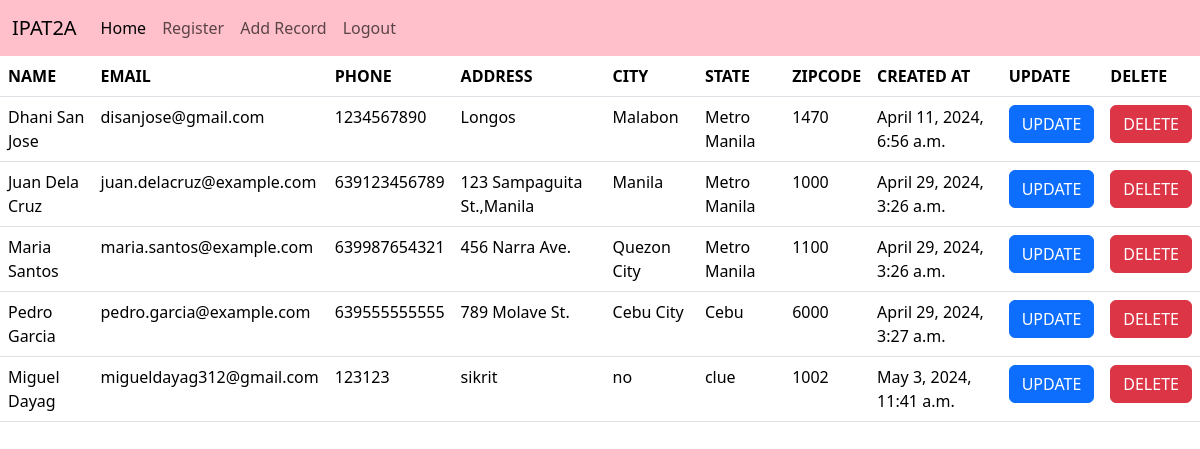
The app's page / (signed in) with its own data.
### dcrm/models.py (models this page shows, shortened)
class Record(models.Model):
    created_at = models.DateTimeField(auto_now_add=True)
    first_name = models.CharField(max_length=50)
    last_name =  models.CharField(max_length=50)
    email =  models.CharField(max_length=100)
    phone = models.CharField(max_length=15)
    address =  models.CharField(max_length=100)
    city =  models.CharField(max_length=50)
    state =  models.CharField(max_length=50)
    zipcode =  models.CharField(max_length=20)

### dcrm/views.py (the view, shortened to what this page needs)
# urls.py: path('', views.home, name='home'),
def home(request):
    records = Record.objects.all()
    return render(request, 'home.html', {'records':records})

### dcrm/templates/home.html (shortened to what this page needs)
{% extends 'base.html' %}
{% block content %}
{% if user.is_authenticated %}
<table class="table">
    <thead>
        <tr>
        <th>NAME</th>
        <th>EMAIL</th>
        <th>PHONE</th>
        <th>ADDRESS</th>
        <th>CITY</th>
        <th>STATE</th>
        <th>ZIPCODE</th>
        <th>CREATED AT</th>
        <th>UPDATE</th>
        <th>DELETE</th>
    </tr>
    </thead>
<tbody>
    {% if records %}
        {% for record in records %}
            <tr>
                <td>{{ record.first_name }} {{record.last_name}}</td>
                <td>{{ record.email }}</td>
                <td>{{ record.phone }}</td>
                <td>{{ record.address }}</td>
                <td>{{ record.city }}</td>
                <td>{{ record.state }}</td>
                <td>{{ record.zipcode }}</td>
                <td>{{ record.created_at }}</td>
                <td><a href="{% url 'update_record' record.id %}"><button class="btn btn-primary" value="{{ record.id }}">UPDATE</button></a></td>
                <td><a href="{% url 'delete_record' record.id %}"><button class="btn btn-danger" value="{{ record.id }}">DELETE</button></a></td>
            </tr>
        {% endfor %}
    {% endif %}
</tbody>
</table>
{% endif %}
{% endblock %}

### dcrm/templates/base.html (shortened to what this page needs)
<!doctype html>
<html lang="en">
  <head>
    <link href="https://cdn.jsdelivr.net/npm/bootstrap@5.3.3/dist/css/bootstrap.min.css" rel="stylesheet">
  </head>
  {% include 'navbar.html' %}
  <body>
    {% block content %}
    {% endblock content %}
  </body>
</html>

### dcrm/templates/navbar.html (shortened to what this page needs)
<nav class="navbar navbar-expand-lg bg-pink" >
    <div class="container-fluid">
      <a class="navbar-brand" href="#">IPAT2A</a>
      <div class="collapse navbar-collapse" id="navbarNav">
        <ul class="navbar-nav">
          <li class="nav-item">
            <a class="nav-link active" aria-current="page" href="{% url 'home' %}">Home</a>
          </li>
          <li class="nav-item">
            <a class="nav-link" href="{% url 'register' %}">Register</a>
          </li>
          <li class="nav-item">
            <a class="nav-link" href="{% url 'add_record' %}">Add Record</a>
          </li>
          <li class="nav-item">
            <a class="nav-link" href="{% url 'logout' %}">Logout</a>
          </li>
        </ul>
      </div>
    </div>
  </nav>

### dcrm/templates/navbar.html (style rules this page uses)
.bg-pink { background-color: pink !important; }

### records on screen
Record: first_name "Dhani", last_name "San Jose", email "disanjose@gmail.com", phone "1234567890", address "Longos", city "Malabon", state "Metro Manila", zipcode "1470", created_at "April 11, 2024, 6:56 a.m.", {{ record.id }} 1 (drawn)
Record: first_name "Juan", last_name "Dela Cruz", email "juan.delacruz@example.com", phone "639123456789", address "123 Sampaguita St.,Manila", city "Manila", state "Metro Manila", zipcode "1000", created_at "April 29, 2024, 3:26 a.m.", {{ record.id }} 2 (drawn)
Record: first_name "Maria", last_name "Santos", email "maria.santos@example.com", phone "639987654321", address "456 Narra Ave.", city "Quezon City", state "Metro Manila", zipcode "1100", created_at "April 29, 2024, 3:26 a.m.", {{ record.id }} 3 (drawn)
Record: first_name "Pedro", last_name "Garcia", email "pedro.garcia@example.com", phone "639555555555", address "789 Molave St.", city "Cebu City", state "Cebu", zipcode "6000", created_at "April 29, 2024, 3:27 a.m.", {{ record.id }} 4 (drawn)
Record: first_name "Miguel", last_name "Dayag", email "migueldayag312@gmail.com", phone "123123", address "sikrit", city "no", state "clue", zipcode "1002", created_at "May 3, 2024, 11:41 a.m.", {{ record.id }} 7 (drawn)
